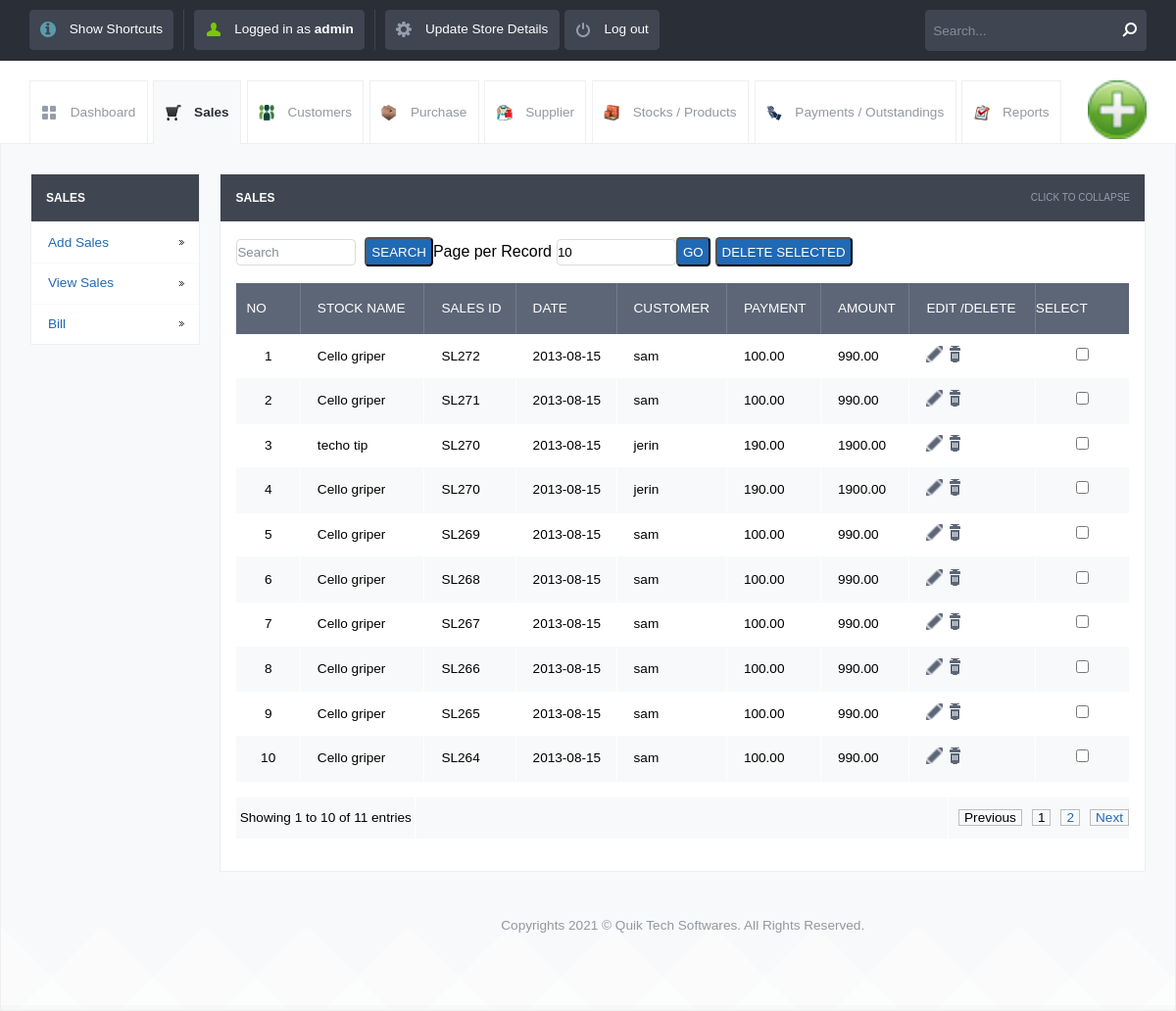
The app's page /view_sales.php (signed in) with its own data.
### tables this page shows
CREATE TABLE `stock_sales` (
  `id` int(10) UNSIGNED NOT NULL,
  `transactionid` varchar(250) NOT NULL,
  `transidnumber` int(11) NOT NULL,
  `stock_name` varchar(200) NOT NULL,
  `category` varchar(120) NOT NULL,
  `supplier_name` varchar(200) NOT NULL,
  `selling_price` decimal(10,2) NOT NULL,
  `quantity` decimal(10,2) NOT NULL,
  `amount` decimal(10,2) NOT NULL,
  `date` date NOT NULL,
  `username` varchar(120) NOT NULL,
  `customer_id` varchar(120) NOT NULL,
  `subtotal` decimal(10,2) NOT NULL,
  `payment` decimal(10,2) NOT NULL,
  `balance` decimal(10,2) NOT NULL,
  `discount` decimal(10,0) NOT NULL,
  `tax` decimal(10,0) NOT NULL,
  `tax_dis` varchar(100) NOT NULL,
  `dis_amount` decimal(10,0) NOT NULL,
  `grand_total` decimal(10,0) NOT NULL,
  `due` date NOT NULL,
  `mode` varchar(250) NOT NULL,
  `description` varchar(500) NOT NULL,
  `count1` int(11) NOT NULL,
  `billnumber` varchar(120) NOT NULL
);

### config.php (called while the page is built)
<?php $config["database"] = "posnic"; $config["host"]= "localhost";$config["username"]= "root"; $config["password"]= "";?>

### lib/db.class.php (called while the page is built, shortened)
<?php
  class DB
  {
    function DB($base, $server, $user, $pass)
    {
      $this->connection = mysqli_connect($server, $user, $pass, $base);
    }
    function getMicroTime()
    {
      list($msec, $sec) = explode(' ', microtime());
      return floor($sec / 1000) + $msec;
    }
  }
?>

### init.php (called while the page is built, shortened)
<?php
include("lib/db.class.php");
$db = new DB($config['database'], $config['host'], $config['username'], $config['password']);
?>

### view_sales.php (the view, shortened to what this page needs)
<?php
include_once("init.php");
?>
<!DOCTYPE html>
<html lang="en">
<head>
    <link rel="stylesheet" href="css/style.css">
    <?php include_once("tpl/common_js.php"); ?>
</head>
<body>
<?php include_once("tpl/top_bar.php"); ?>
<div id="header-with-tabs">
    <div class="page-full-width cf">
        <ul id="tabs" class="fl">
            <li><a href="dashboard.php" class="dashboard-tab">Dashboard</a></li>
			<li>
            <li><a href="view_sales.php" class="active-tab sales-tab">Sales</a></li>
            <li><a href="view_customers.php" class=" customers-tab">Customers</a></li>
            <li><a href="view_purchase.php" class=" purchase-tab">Purchase</a></li>
            <li><a href="view_supplier.php" class=" supplier-tab">Supplier</a></li>
            <li><a href="view_product.php" class=" stock-tab">Stocks / Products</a></li>
            <li><a href="view_payments.php" class="payment-tab">Payments / Outstandings</a></li>
            <li><a href="view_report.php" class="report-tab">Reports</a></li>
        </ul>
        <a href="#" id="company-branding-small" class="fr"><img src="<?php if (isset($_SESSION['logo'])) {
                echo "upload/" . $_SESSION['logo'];
            } else {
                echo "upload/posnic.png";
            } ?>" alt="Point of Sale"/></a>
    </div>
</div>
<div id="content">
    <div class="page-full-width cf">
        <div class="side-menu fl">
            <h3>Sales</h3>
            <ul>
                <li><a href="add_sales.php">Add Sales</a></li>
                <li><a href="view_sales.php">View Sales</a></li>
                <li><a href="bill.php">Bill</a></li>
            </ul>
        </div>
        <div class="side-content fr">
            <div class="content-module">
                <div class="content-module-heading cf">
                    <h3 class="fl">Sales</h3>
                    <span class="fr expand-collapse-text">Click to collapse</span>
                </div>
                <div class="content-module-main cf">
                    <table>
                        <form action="" method="post" name="search">
                            <input name="searchtxt" type="text" class="round my_text_box" placeholder="Search">
                            &nbsp;&nbsp;<input name="Search" type="submit" class="my_button round blue   text-upper"
                                               value="Search">
                        </form>
                        <form action="" method="get" name="limit_go">
                            Page per Record<input name="limit" type="text" class="round my_text_box" id="search_limit"
                                                  style="margin-left:5px;"
                                                  value="<?php if (isset($_GET['limit'])) echo $_GET['limit']; else echo "10"; ?>"
                                                  size="3" maxlength="3">
                            <input name="go" type="button" value="Go" class=" round blue my_button  text-upper"
                                   onclick="return confirmLimitSubmit()">
                        </form>
                        <form name="deletefiles" action="delete.php" method="post">
								    <input name="dsubmit" type="button" value="Delete Selected"
                                   class="my_button round blue   text-upper" style="margin-left:5px;"
                                   onclick="return confirmDeleteSubmit();"/>
                            <table id="tblDisplay">
                                <?php
                                $tbl_name = "stock_sales";
                                $adjacents = 3;
                                $query = "SELECT COUNT(transactionid) as num FROM $tbl_name ";
                                $total_pages = mysqli_fetch_array(mysqli_query($db->connection, $query));
                                $total_pages = $total_pages['num'];
                                $limit = 10;
                                $page = isset($_GET['page']) ? $_GET['page'] : 0;
                                if ($page)
                                    $start = ($page - 1) * $limit;
                                else
                                    $start = 0;
								$co=0;
								$co1=0;
								$s=mysqli_query($db->connection, "select * from stock_sales");
								while($r= mysqli_fetch_array($s))
								{
									$co++;
								}
                                $sql = "SELECT * FROM stock_sales ORDER BY id desc LIMIT $start, $limit  ";
                                $result = mysqli_query($db->connection, $sql);
                                if ($page == 0) $page = 1;
                                $prev = $page - 1;
                                $next = $page + 1;
                                $lastpage = ceil($total_pages / $limit);
                                $pagination = "";
                                if ($lastpage > 1) {
                                    $pagination .= "<div >";
                                    if ($page > 1)
                                        $pagination .= "<a href=\"view_sales.php?page=$prev&limit=$limit\" class=my_pagination >Previous</a>";
                                    else
                                        $pagination .= "<span class=my_pagination>Previous</span>";
                                    if ($lastpage < 7 + ($adjacents * 2))
                                    {
                                        for ($counter = 1; $counter <= $lastpage; $counter++) {
                                            if ($counter == $page)
                                                $pagination .= "<span class=my_pagination>$counter</span>";
                                            else
                                                $pagination .= "<a href=\"view_sales.php?page=$counter&limit=$limit\" class=my_pagination>$counter</a>";
                                        }
                                    }
                                    if ($page < $counter - 1)
                                        $pagination .= "<a href=\"view_sales.php?page=$next&limit=$limit\" class=my_pagination>Next</a>";
                                    else
                                        $pagination .= "<span class= my_pagination >Next</span>";
                                    $pagination .= "</div>\n";
                                }
                                ?>
                                <tr>
                                    <th>No</th>
                                    <th>Stock Name</th>
                                    <th>Sales Id</th>
                                    <th>Date</th>
                                    <th>Customer</th>
                                    <th>Payment</th>
                                    <th>Amount</th>
                                    <th>Edit /Delete</th>
                                    <th>Select</th>
                                </tr>
                                <?php
								$i = 1;
                                $no = $page - 1;
                                $no = $no * $limit;
                                while ($row = mysqli_fetch_array($result)) {
									$co1++;
                                    ?>
                                    <tr id='tr<?php echo $row['id']; ?>'>
                                        <td> <?php echo $no + $i; ?></td>
                                        <td><?php echo $row['stock_name']; ?></td>
                                        <td> <?php echo $row['transactionid']; ?></td>
                                        <td> <?php echo $row['date']; ?></td>
                                        <td> <?php echo $row['customer_id']; ?></td>
                                        <td> <?php echo $row['payment']; ?></td>
                                        <td> <?php echo $row['subtotal']; ?></td>
                                        <td>
                                            <a href="update_sales.php?sid=<?php echo $row['id']; ?>&table=stock_sales&return=view_sales.php"
                                               class="table-actions-button ic-table-edit">
                                            </a>
                                            <a onClick="return confirmSubmit()"
                                               href="delete.php?id=<?php echo $row['id']; ?>&table=stock_sales&return=view_sales.php"
                                               class="table-actions-button ic-table-delete"></a>
                                        </td>
                                        <td><input type="checkbox" value="<?php echo $row['id']; ?>" name="checklist[]"
                                                   id="<?php echo $row['id']; ?>" /></td>
                                    </tr>
                                    <?php $i++;
                                } ?>
                                <table>
                                    <tr>
                                    <td align='right'style="width:20%"><?php $end=$no+$co1;?>
                                        <?php if($end == '0'){?>
                                            Showing <?php echo $no;?> to <?php echo $end;?> of <?php echo $co;?> entries</td><td >&nbsp;</td><td><?php echo $pagination; ?></td>
                                <?php }else{?>
                                    Showing <?php echo $no+1; ;?> to <?php echo $end;?> of <?php echo $co;?> entries</td><td >&nbsp;</td><td><?php echo $pagination; ?></td>
                                <?php }?>
                                    </tr>
                                </table>
                            </table>
                        </form>
                </div>
            </div>
            <div id="footer">
              <p>Copyrights 2021 © Quik Tech Softwares. All Rights Reserved.
    </p>
            </div>
</body>
</html>

### records on screen
stock_sales: i "1", stock_name "Cello griper", transactionid "SL272", date "2013-08-15", customer "sam", payment "100.00", subtotal "990.00"
stock_sales: i "2", stock_name "Cello griper", transactionid "SL271", date "2013-08-15", customer "sam", payment "100.00", subtotal "990.00"
stock_sales: i "3", stock_name "techo tip", transactionid "SL270", date "2013-08-15", customer "jerin", payment "190.00", subtotal "1900.00"
stock_sales: i "4", stock_name "Cello griper", transactionid "SL270", date "2013-08-15", customer "jerin", payment "190.00", subtotal "1900.00"
stock_sales: i "5", stock_name "Cello griper", transactionid "SL269", date "2013-08-15", customer "sam", payment "100.00", subtotal "990.00"
stock_sales: i "6", stock_name "Cello griper", transactionid "SL268", date "2013-08-15", customer "sam", payment "100.00", subtotal "990.00"
stock_sales: i "7", stock_name "Cello griper", transactionid "SL267", date "2013-08-15", customer "sam", payment "100.00", subtotal "990.00"
stock_sales: i "8", stock_name "Cello griper", transactionid "SL266", date "2013-08-15", customer "sam", payment "100.00", subtotal "990.00"
stock_sales: i "9", stock_name "Cello griper", transactionid "SL265", date "2013-08-15", customer "sam", payment "100.00", subtotal "990.00"
stock_sales: i "10", stock_name "Cello griper", transactionid "SL264", date "2013-08-15", customer "sam", payment "100.00", subtotal "990.00"

### other values on screen
$POSNIC['username'] "admin"
$no+1 "1"
$end "10"
$co "11"
